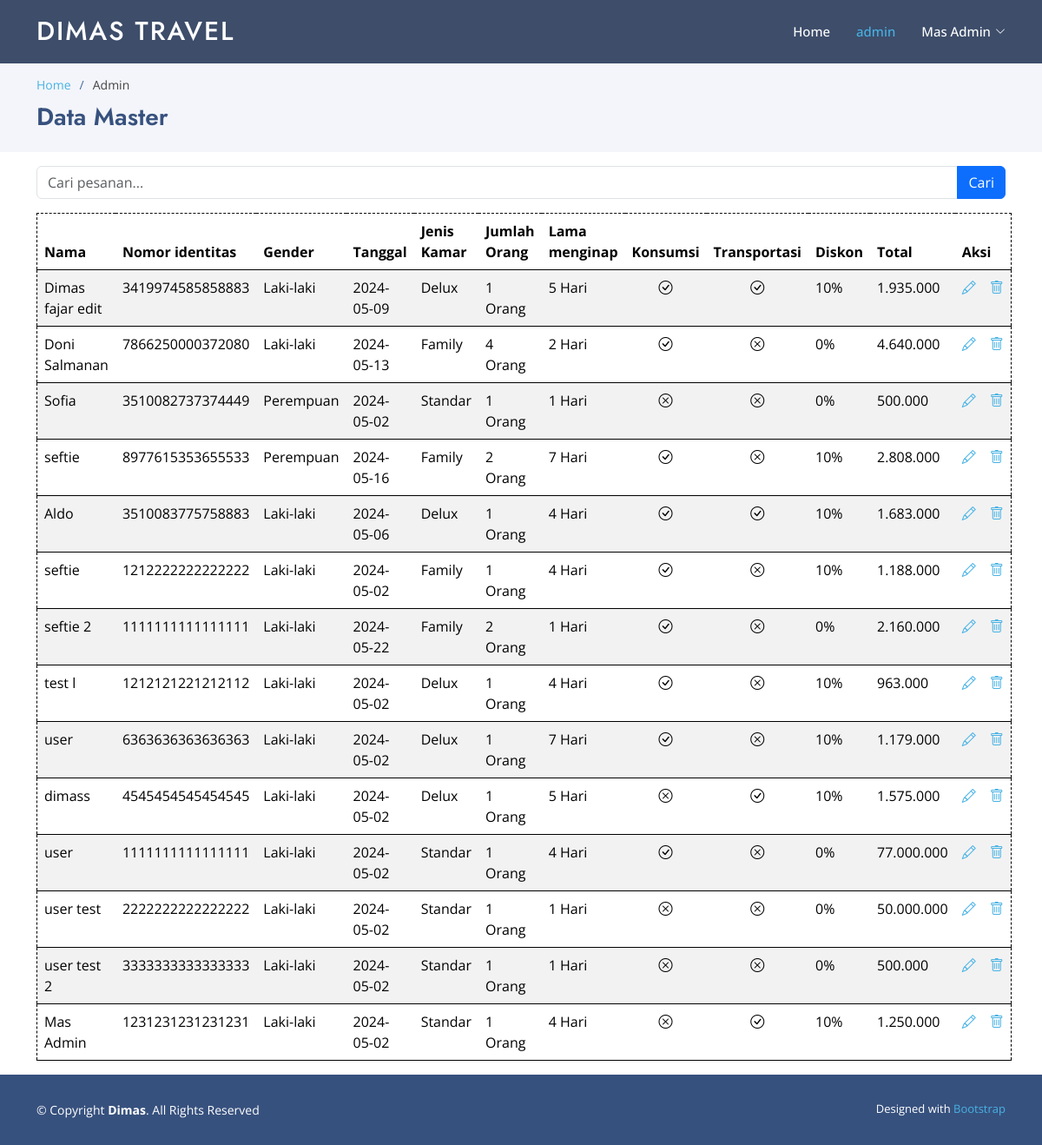
/admin/index.php (signed in), run on the app's committed database.
### tables this page shows
CREATE TABLE `pesanan` (
  `id` int NOT NULL,
  `id_user` int DEFAULT NULL,
  `nama` varchar(100) DEFAULT NULL,
  `gender` varchar(10) NOT NULL,
  `nomor_identitas` varchar(20) DEFAULT NULL,
  `tanggal` date DEFAULT NULL,
  `jenis_paket` varchar(50) DEFAULT NULL,
  `jumlah_penginap` smallint DEFAULT NULL,
  `lama_menginap` smallint DEFAULT NULL,
  `transportasi` tinyint(1) DEFAULT '0',
  `konsumsi` tinyint(1) DEFAULT '0',
  `diskon` int NOT NULL,
  `total_biaya` decimal(10,2) DEFAULT NULL
);

### admin/index.php (the view, shortened to what this page needs)
<?php
require_once "../process/koneksi.php";
$name = "Guest";
if (isset($_SESSION["login"])) {
    if (isset($_SESSION["name"])) {
        $name = $_SESSION["name"];
    }
}
?>
<!DOCTYPE html>
<html lang="en">
  <head>
    <link href="../assets/vendor/aos/aos.css" rel="stylesheet" />
    <link
      href="../assets/vendor/bootstrap/css/bootstrap.min.css"
      rel="stylesheet"
    />
    <link
      href="../assets/vendor/bootstrap-icons/bootstrap-icons.css"
      rel="stylesheet"
    />
    <link href="../assets/vendor/remixicon/remixicon.css" rel="stylesheet" />
    <link href="../assets/css/style.css" rel="stylesheet" />
  </head>
  <body>
    <header id="header" class="fixed-top header-inner-pages">
      <div class="container d-flex align-items-center">
        <h1 class="logo me-auto"><a href="index.php">Dimas Travel</a></h1>
        <nav id="navbar" class="navbar">
          <ul>
            <li><a class="nav-link" href="../index.php">Home</a></li>
            <li><a class="nav-link active" href="index.php">admin</a></li>
            <?php
            if (isset($_SESSION["login"])) {
              echo '<li class="dropdown"><a href="#"><span>'. $name .'</span> <i class="bi bi-chevron-down"></i></a>
                    <ul>
                      <li><a href="../process/process_logout.php">Logout</a></li>
                    </ul>
                  </li>';
            } else {
              echo '<li><a class="getstarted" href="login.php">Login</a></li>';
            }
            ?>
          </ul>
        </nav>
      </div>
    </header>
    <main id="main">
        <section id="breadcrumbs" class="breadcrumbs">
          <div class="container">
            <ol>
              <li><a href="../index.php">Home</a></li>
              <li>Admin</li>
            </ol>
            <h2>Data Master</h2>
          </div>
        </section>
          <div class="container hfull" data-aos="fade-up">
            <form action="" method="GET" class="mb-3">
              <div class="input-group mt-3">
                <input type="text" class="form-control" placeholder="Cari pesanan..." name="search" />
                <button class="btn btn-primary" type="submit">Cari</button>
              </div>
            </form>
            <table class="table table-striped table-hover">
              <thead>
                <tr>
                  <th scope="col">Nama</th>
                  <th scope="col">Nomor identitas</th>
                  <th scope="col">Gender</th>
                  <th scope="col">Tanggal</th>
                  <th scope="col">Jenis Kamar</th>
                  <th scope="col">Jumlah Orang</th>
                  <th scope="col">Lama menginap</th>
                  <th scope="col">Konsumsi</th>
                  <th scope="col">Transportasi</th>
                  <th scope="col">Diskon</th>
                  <th scope="col">Total</th>
                  <th scope="col">Aksi</th>
                </tr>
              </thead>
              <?php
              $search = isset($_GET['search']) ? $_GET['search'] : '';
              $query = "SELECT * FROM pesanan WHERE nama LIKE '%$search%' OR nomor_identitas LIKE '%$search%'";
              $result = mysqli_query($koneksi, $query);
              while ($data = mysqli_fetch_array($result)) {
                echo "<tr>";
                echo "<td>" . $data['nama'] . "</td>";
                echo "<td>" . $data['nomor_identitas'] . "</td>";
                echo "<td>" . $data['gender'] . "</td>";
                echo "<td>" . $data['tanggal'] . "</td>";
                echo "<td>" . $data['jenis_paket'] . "</td>";
                echo "<td>" . $data['jumlah_penginap'] . " Orang</td>";
                echo "<td>" . $data['lama_menginap'] .  " Hari</td>";
                echo "<td style='text-align: center;'>" . ($data['konsumsi'] == 1 ? '<i class="bi bi-check-circle"></i>' : '<i class="bi bi-x-circle"></i>') . "</td>";
                echo "<td style='text-align: center;'>" . ($data['transportasi'] == 1 ? '<i class="bi bi-check-circle"></i>' : '<i class="bi bi-x-circle"></i>') . "</td>";
                echo "<td>" . $data['diskon'] . "%</td>";
                echo "<td>" . number_format($data['total_biaya'], 0, ',', '.') . "</td>";
                echo "<td>
                <div class='d-flex gap-3'>
                <a href='edit.php?id=". $data['id'] ."'>
                <i class='bi bi-pencil' data-bs-toggle='modal' data-bs-target='#exampleModal'></i>
                </a>
                <a href='../process/process_hapus_pesanan.php?id=" . $data['id'] . "' onclick='return confirm(\"Apakah Anda yakin ingin menghapus data?\")'>
                <i class='bi bi-trash'></i>
                </a>
                </div>
                </td>";
                echo "</tr>";
              }
              ?>
            </table>
          </div>
    </main>
    <footer id="footer">
      <div class="container footer-bottom clearfix">
        <div class="copyright">
          &copy; Copyright <strong><span>Dimas</span></strong
          >. All Rights Reserved
        </div>
        <div class="credits">
          Designed with
          <a
            href="https://getbootstrap.com/docs/5.3/getting-started/introduction/"
            >Bootstrap</a
          >
        </div>
      </div>
    </footer>
  </body>
</html>

### assets/css/style.css (style rules this page uses)
body { font-family: "Open Sans", sans-serif; color: #444444; }
a { color: #47b2e4; text-decoration: none; }
h1, h2, h3, h4, h5, h6 { font-family: "Jost", sans-serif; }
#header { transition: all 0.5s; z-index: 997; padding: 15px 0; }
#header.header-scrolled, #header.header-inner-pages { background: rgba(40, 58, 90, 0.9); }
#header .logo { font-size: 30px; margin: 0; padding: 0; line-height: 1; font-weight: 500; letter-spacing: 2px; text-transform: uppercase; }
#header .logo a { color: #fff; }
.navbar { padding: 0; }
.navbar ul { margin: 0; padding: 0; display: flex; list-style: none; align-items: center; }
.navbar li { position: relative; }
.navbar a, .navbar a:focus { display: flex; align-items: center; justify-content: space-between; padding: 10px 0 10px 30px; font-size: 15px; font-weight: 500; color: #fff; white-space: nowrap; transition: 0.3s; }
.navbar a i, .navbar a:focus i { font-size: 12px; line-height: 0; margin-left: 5px; }
.navbar a:hover, .navbar .active, .navbar .active:focus, .navbar li:hover>a { color: #47b2e4; }
section { padding: 60px 0; overflow: hidden; }
.breadcrumbs { padding: 15px 0; background: #f3f5fa; min-height: 40px; margin-top: 72px; }
.breadcrumbs h2 { font-size: 28px; font-weight: 600; color: #37517e; }
.breadcrumbs ol { display: flex; flex-wrap: wrap; list-style: none; padding: 0 0 10px 0; margin: 0; font-size: 14px; }
.breadcrumbs ol li+li { padding-left: 10px; }
.breadcrumbs ol li+li::before { display: inline-block; padding-right: 10px; color: #4668a2; content: "/"; }
#footer { font-size: 14px; background: #37517e; }
#footer .footer-bottom { padding-top: 30px; padding-bottom: 30px; color: #fff; }
#footer .copyright { float: left; }
#footer .credits { float: right; font-size: 13px; }

### admin/index.php (style rules this page uses)
.hfull { height: 100%; }
.table { border: dashed 1px #000; }

### data on the page
pesanan: nama "Dimas fajar edit", nomor_identitas "3419974585858883", gender "Laki-laki", tanggal "2024-05-09", jenis_paket "Delux", jumlah_penginap "1", lama_menginap "5", konsumsi 1 (drawn), transportasi 1 (drawn), diskon "10", total_biaya "1.935.000"
pesanan: nama "Doni Salmanan", nomor_identitas "7866250000372080", gender "Laki-laki", tanggal "2024-05-13", jenis_paket "Family", jumlah_penginap "4", lama_menginap "2", konsumsi 1 (drawn), transportasi 0 (drawn), diskon "0", total_biaya "4.640.000"
pesanan: nama "Sofia", nomor_identitas "3510082737374449", gender "Perempuan", tanggal "2024-05-02", jenis_paket "Standar", jumlah_penginap "1", lama_menginap "1", konsumsi 0 (drawn), transportasi 0 (drawn), diskon "0", total_biaya "500.000"
pesanan: nama "seftie", nomor_identitas "8977615353655533", gender "Perempuan", tanggal "2024-05-16", jenis_paket "Family", jumlah_penginap "2", lama_menginap "7", konsumsi 1 (drawn), transportasi 0 (drawn), diskon "10", total_biaya "2.808.000"
pesanan: nama "Aldo", nomor_identitas "3510083775758883", gender "Laki-laki", tanggal "2024-05-06", jenis_paket "Delux", jumlah_penginap "1", lama_menginap "4", konsumsi 1 (drawn), transportasi 1 (drawn), diskon "10", total_biaya "1.683.000"
pesanan: nama "seftie", nomor_identitas "1212222222222222", gender "Laki-laki", tanggal "2024-05-02", jenis_paket "Family", jumlah_penginap "1", lama_menginap "4", konsumsi 1 (drawn), transportasi 0 (drawn), diskon "10", total_biaya "1.188.000"
pesanan: nama "seftie 2", nomor_identitas "1111111111111111", gender "Laki-laki", tanggal "2024-05-22", jenis_paket "Family", jumlah_penginap "2", lama_menginap "1", konsumsi 1 (drawn), transportasi 0 (drawn), diskon "0", total_biaya "2.160.000"
pesanan: nama "test l", nomor_identitas "1212121221212112", gender "Laki-laki", tanggal "2024-05-02", jenis_paket "Delux", jumlah_penginap "1", lama_menginap "4", konsumsi 1 (drawn), transportasi 0 (drawn), diskon "10", total_biaya "963.000"
pesanan: nama "user", nomor_identitas "6363636363636363", gender "Laki-laki", tanggal "2024-05-02", jenis_paket "Delux", jumlah_penginap "1", lama_menginap "7", konsumsi 1 (drawn), transportasi 0 (drawn), diskon "10", total_biaya "1.179.000"
pesanan: nama "dimass", nomor_identitas "4545454545454545", gender "Laki-laki", tanggal "2024-05-02", jenis_paket "Delux", jumlah_penginap "1", lama_menginap "5", konsumsi 0 (drawn), transportasi 1 (drawn), diskon "10", total_biaya "1.575.000"
pesanan: nama "user", nomor_identitas "1111111111111111", gender "Laki-laki", tanggal "2024-05-02", jenis_paket "Standar", jumlah_penginap "1", lama_menginap "4", konsumsi 1 (drawn), transportasi 0 (drawn), diskon "0", total_biaya "77.000.000"
pesanan: nama "user test", nomor_identitas "2222222222222222", gender "Laki-laki", tanggal "2024-05-02", jenis_paket "Standar", jumlah_penginap "1", lama_menginap "1", konsumsi 0 (drawn), transportasi 0 (drawn), diskon "0", total_biaya "50.000.000"
pesanan: nama "user test 2", nomor_identitas "3333333333333333", gender "Laki-laki", tanggal "2024-05-02", jenis_paket "Standar", jumlah_penginap "1", lama_menginap "1", konsumsi 0 (drawn), transportasi 0 (drawn), diskon "0", total_biaya "500.000"
pesanan: nama "Mas Admin", nomor_identitas "1231231231231231", gender "Laki-laki", tanggal "2024-05-02", jenis_paket "Standar", jumlah_penginap "1", lama_menginap "4", konsumsi 0 (drawn), transportasi 1 (drawn), diskon "10", total_biaya "1.250.000"

### other printed values
$name "Mas Admin"
